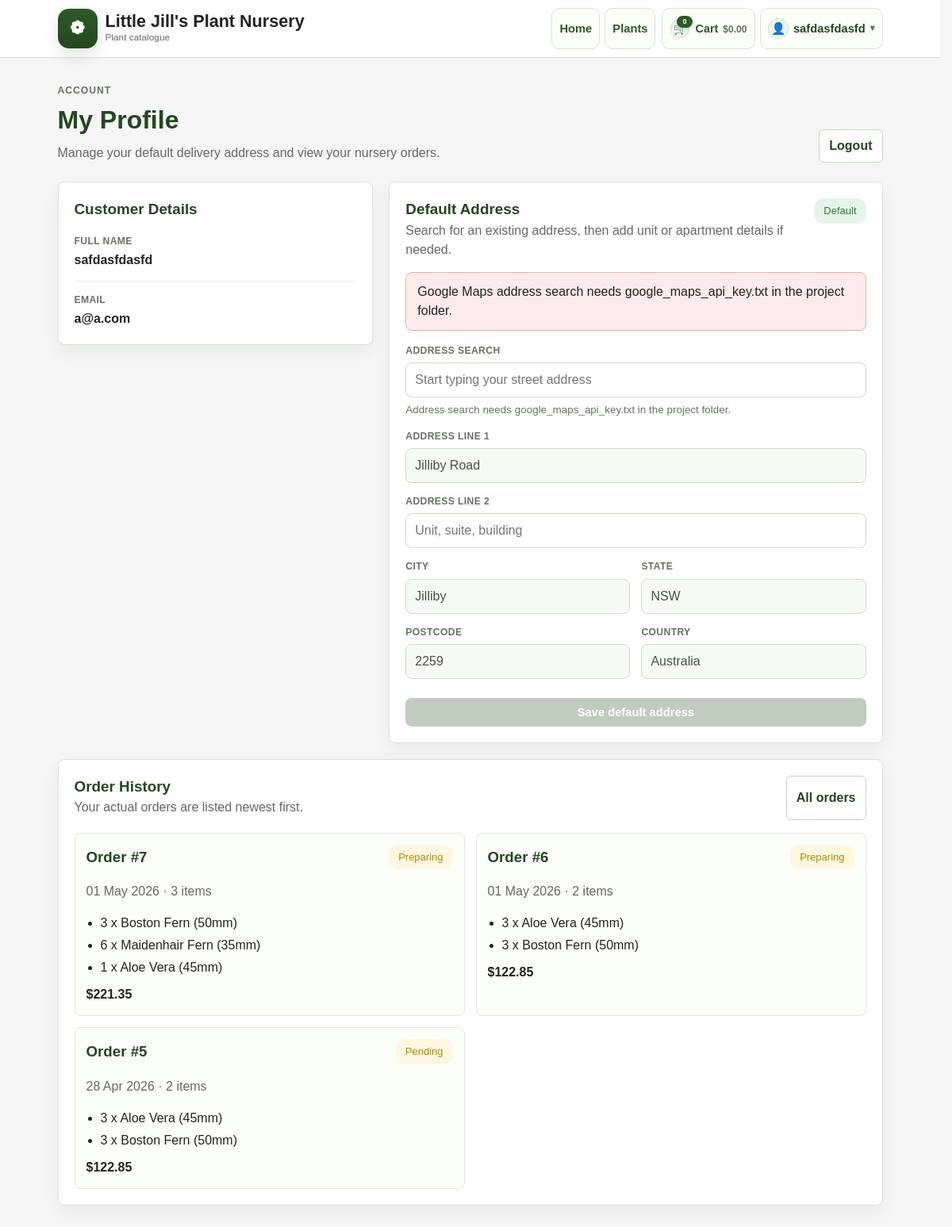
Screenshot of /profile (signed in) with the database file from the repository.
### models.py (models this page shows, shortened)
class User(db.Model, UserMixin):
    id: Mapped[int] = mapped_column(Integer, primary_key=True, autoincrement=True)
    email: Mapped[str] = mapped_column(String(120), unique=True, nullable=False)
    full_name: Mapped[str] = mapped_column(String(100), nullable=False)
    password_hash: Mapped[str] = mapped_column(String(255), nullable=False)
    is_staff: Mapped[bool] = mapped_column(Boolean, default=False)
    carts: Mapped[list["Cart"]] = relationship(back_populates="user")
    orders: Mapped[list["Order"]] = relationship(back_populates="user")
    address: Mapped[Optional["UserAddress"]] = relationship(
        back_populates="user",
        cascade="all, delete-orphan",
        uselist=False,
    )
    wishlist: Mapped[list["Wishlist"]] = relationship(back_populates="user")

class UserAddress(db.Model):
    id: Mapped[int] = mapped_column(primary_key=True)
    user_id: Mapped[int] = mapped_column(ForeignKey("user.id"), nullable=False, unique=True, index=True)
    line1: Mapped[str] = mapped_column(String(255), nullable=False)
    line2: Mapped[Optional[str]] = mapped_column(String(255))
    city: Mapped[str] = mapped_column(String(120), nullable=False)
    state: Mapped[str] = mapped_column(String(120), nullable=False)
    postal_code: Mapped[str] = mapped_column(String(20), nullable=False)
    country: Mapped[str] = mapped_column(String(120), nullable=False)
    formatted_address: Mapped[str] = mapped_column(String(500), nullable=False)
    google_place_id: Mapped[str] = mapped_column(String(255), nullable=False)
    latitude: Mapped[Optional[float]] = mapped_column(Float)
    longitude: Mapped[Optional[float]] = mapped_column(Float)
    is_default: Mapped[bool] = mapped_column(Boolean, default=True, nullable=False)
    created_at: Mapped[datetime] = mapped_column(DateTime, default=datetime.utcnow, nullable=False)
    updated_at: Mapped[datetime] = mapped_column(
        DateTime,
        default=datetime.utcnow,
        onupdate=datetime.utcnow,
        nullable=False,
    )
    user: Mapped["User"] = relationship(back_populates="address")

class Order(db.Model):
    id: Mapped[int] = mapped_column(primary_key=True)
    user_id: Mapped[int] = mapped_column(ForeignKey("user.id"), nullable=False, index=True)
    cart_id: Mapped[int] = mapped_column(ForeignKey("cart.id"), nullable=False, index=True)
    status: Mapped[str] = mapped_column(String(30), default="pending", nullable=False, index=True)
    subtotal_amount: Mapped[Decimal] = mapped_column(Numeric(10, 2), default=Decimal("0.00"), nullable=False)
    delivery_fee: Mapped[Decimal] = mapped_column(Numeric(10, 2), default=Decimal("0.00"), nullable=False)
    total_amount: Mapped[Decimal] = mapped_column(Numeric(10, 2), default=Decimal("0.00"), nullable=False)
    delivery_method: Mapped[Optional[str]] = mapped_column(String(30))
    delivery_distance_km: Mapped[Optional[Decimal]] = mapped_column(Numeric(8, 2))
    delivery_line1: Mapped[Optional[str]] = mapped_column(String(255))
    delivery_line2: Mapped[Optional[str]] = mapped_column(String(255))
    delivery_city: Mapped[Optional[str]] = mapped_column(String(120))
    delivery_state: Mapped[Optional[str]] = mapped_column(String(120))
    delivery_postal_code: Mapped[Optional[str]] = mapped_column(String(20))
    delivery_country: Mapped[Optional[str]] = mapped_column(String(120))
    delivery_formatted_address: Mapped[Optional[str]] = mapped_column(String(500))
    delivery_google_place_id: Mapped[Optional[str]] = mapped_column(String(255))
    delivery_latitude: Mapped[Optional[float]] = mapped_column(Float)
    delivery_longitude: Mapped[Optional[float]] = mapped_column(Float)
    stripe_checkout_session_id: Mapped[Optional[str]] = mapped_column(String(255))
    stripe_payment_intent_id: Mapped[Optional[str]] = mapped_column(String(255))
    payment_status: Mapped[Optional[str]] = mapped_column(String(50))
    created_at: Mapped[datetime] = mapped_column(DateTime, default=datetime.utcnow, nullable=False)
    updated_at: Mapped[datetime] = mapped_column(
        DateTime,
        default=datetime.utcnow,
        onupdate=datetime.utcnow,
        nullable=False,
    )
    user: Mapped["User"] = relationship(back_populates="orders")
    cart: Mapped["Cart"] = relationship(back_populates="orders")
    items: Mapped[list["OrderItem"]] = relationship(
        back_populates="order",
        cascade="all, delete-orphan",
        order_by="OrderItem.created_at",
    )

class OrderItem(db.Model):
    id: Mapped[int] = mapped_column(primary_key=True)
    order_id: Mapped[int] = mapped_column(ForeignKey("order.id"), nullable=False, index=True)
    plant_id: Mapped[int] = mapped_column(ForeignKey("plant.id"), nullable=False, index=True)
    pot_id: Mapped[Optional[int]] = mapped_column(ForeignKey("pot.id"), nullable=True, index=True)
    quantity: Mapped[int] = mapped_column(Integer, default=1, nullable=False)
    unit_price_snapshot: Mapped[Decimal] = mapped_column(Numeric(10, 2), nullable=False)
    plant_name_snapshot: Mapped[str] = mapped_column(String(100), nullable=False)
    pot_size_snapshot: Mapped[Optional[int]] = mapped_column(Integer)
    image_snapshot: Mapped[Optional[str]] = mapped_column(String(255))
    created_at: Mapped[datetime] = mapped_column(DateTime, default=datetime.utcnow, nullable=False)
    updated_at: Mapped[datetime] = mapped_column(
        DateTime,
        default=datetime.utcnow,
        onupdate=datetime.utcnow,
        nullable=False,
    )
    order: Mapped["Order"] = relationship(back_populates="items")
    pot: Mapped[Optional["Pot"]] = relationship()

### app.py (the view, shortened to what this page needs)
@app.route("/profile", methods=["GET", "POST"])
@login_required
def profile():
    user_orders = (
        Order.query.filter_by(user_id=current_user.id)
        .order_by(Order.created_at.desc())
        .all()
    )
    return render_template(
        'profile.html',
        user=current_user,
        address=current_user.address,
        orders=user_orders,
        google_maps_api_key=app.config.get("GOOGLE_MAPS_API_KEY"),
    )

### app.py (called while the page is built)
@login_manager.user_loader
def load_user(user_id):
    return User.query.get(int(user_id))

def get_active_cart(user):
    return (
        Cart.query.filter_by(user_id=user.id, status="active")
        .order_by(Cart.updated_at.desc(), Cart.id.desc())
        .first()
    )

def get_header_cart_summary():
    if not current_user.is_authenticated:
        return {
            "header_cart_item_count": 0,
            "header_cart_total": Decimal("0.00"),
        }
    cart = get_active_cart(current_user)
    if cart is None:
        return {
            "header_cart_item_count": 0,
            "header_cart_total": Decimal("0.00"),
        }
    summary = build_cart_summary(cart)
    return {
        "header_cart_item_count": summary["item_count"],
        "header_cart_total": summary["total"],
    }

@app.context_processor
def inject_header_cart_summary():
    return get_header_cart_summary()

### templates/profile.html (shortened to what this page needs)
<!DOCTYPE html>
<html lang="en">
    <head>
    <link rel="stylesheet" href="{{ url_for('static', filename='styles.css') }}">
    </head>
    <body>
        {% include '_header.html' %}
    <main class="container profile-page">
        <section class="profile-hero">
            <div>
                <p class="eyebrow">Account</p>
                <h1>My Profile</h1>
                <p class="muted">Manage your default delivery address and view your nursery orders.</p>
            </div>
            <form action="{{ url_for('logout') }}" method="post">
                <button type="submit" class="button-secondary profile-logout">Logout</button>
            </form>
        </section>
        <div class="profile-layout">
            <section class="card profile-panel">
                <div class="section-heading">
                    <h2>Customer Details</h2>
                </div>
                <dl class="profile-details">
                    <div>
                        <dt>Full name</dt>
                        <dd>{{ user.full_name }}</dd>
                    </div>
                    <div>
                        <dt>Email</dt>
                        <dd>{{ user.email }}</dd>
                    </div>
                </dl>
            </section>
            <section class="card profile-panel profile-panel--address">
                <div class="section-heading">
                    <div>
                        <h2>Default Address</h2>
                        <p class="muted">Search for an existing address, then add unit or apartment details if needed.</p>
                    </div>
                    {% if address %}
                        <span class="status delivered">Default</span>
                    {% endif %}
                </div>
                {% if not google_maps_api_key %}
                    <p class="flash flash-error">Google Maps address search needs google_maps_api_key.txt in the project folder.</p>
                {% endif %}
                <form class="address-form" method="post" action="{{ url_for('profile') }}">
                    <div class="form-field form-field--wide">
                        <label for="address-search">Address search</label>
                        <input
                            id="address-search"
                            type="text"
                            name="address_search"
                            placeholder="Start typing your street address"
                            autocomplete="off"
                        >
                        <p id="address-search-message" class="address-form__message" aria-live="polite">
                            {% if not google_maps_api_key %}Address search needs google_maps_api_key.txt in the project folder.{% endif %}
                        </p>
                    </div>
                    <div class="form-field form-field--wide">
                        <label for="line1">Address line 1</label>
                        <input id="line1" name="line1" value="{{ address.line1 if address else '' }}" readonly required>
                    </div>
                    <div class="form-field form-field--wide">
                        <label for="line2">Address line 2</label>
                        <input id="line2" name="line2" value="{{ address.line2 if address and address.line2 else '' }}" placeholder="Unit, suite, building">
                    </div>
                    <div class="form-field">
                        <label for="city">City</label>
                        <input id="city" name="city" value="{{ address.city if address else '' }}" readonly required>
                    </div>
                    <div class="form-field">
                        <label for="state">State</label>
                        <input id="state" name="state" value="{{ address.state if address else '' }}" readonly required>
                    </div>
                    <div class="form-field">
                        <label for="postal-code">Postcode</label>
                        <input id="postal-code" name="postal_code" value="{{ address.postal_code if address else '' }}" readonly required>
                    </div>
                    <div class="form-field">
                        <label for="country">Country</label>
                        <input id="country" name="country" value="{{ address.country if address else '' }}" readonly required>
                    </div>
                    <button id="address-submit" class="button-link address-form__submit" type="submit" {% if not google_maps_api_key %}disabled{% endif %}>
                        Save default address
                    </button>
                </form>
            </section>
        </div>
        <section class="card profile-panel profile-orders">
            <div class="section-heading">
                <div>
                    <h2>Order History</h2>
                    <p class="muted">Your actual orders are listed newest first.</p>
                </div>
                <a class="button-secondary profile-orders__link" href="{{ url_for('orders') }}">All orders</a>
            </div>
            {% if orders %}
                <div class="profile-order-list">
                    {% for order in orders[:4] %}
                        <article class="profile-order">
                            <div class="profile-order__summary">
                                <h3>Order #{{ order.id }}</h3>
                                <span class="status {{ 'delivered' if order.status == 'completed' else 'cancelled' if order.status == 'cancelled' else 'pending' }}">{{ order.status|title }}</span>
                            </div>
                            <p class="muted">{{ order.created_at.strftime('%d %b %Y') }} &middot; {{ order.items|length }} item{% if order.items|length != 1 %}s{% endif %}</p>
                            <ul class="compact-list">
                                {% for item in order.items %}
                                    <li>{{ item.quantity }} x {{ item.plant_name_snapshot }}{% if item.pot_size_snapshot %} ({{ item.pot_size_snapshot }}mm){% endif %}</li>
                                {% endfor %}
                            </ul>
                            <strong>${{ '%.2f'|format(order.total_amount) }}</strong>
                        </article>
                    {% endfor %}
                </div>
            {% else %}
                <p class="muted">No orders yet.</p>
            {% endif %}
        </section>
    </main>
</body>
</html>

### templates/_header.html (shortened to what this page needs)
<header class="site-header">
    <div class="site-header__inner">
        <a class="brand" href="{{ url_for('home') }}">
            <span class="brand-mark" aria-hidden="true">
                <span class="icon-glyph icon-glyph--brand">❁</span>
            </span>
            <span class="brand-text">
                <span class="brand-name">Little Jill's Plant Nursery</span>
                <small>Plant catalogue</small>
            </span>
        </a>
        <div class="header-actions">
            <nav class="site-nav site-nav--primary">
                <a class="nav-button" href="{{ url_for('home') }}">
                    <span>Home</span>
                </a>
                <a class="nav-button" href="{{ url_for('plants_index') }}">
                    <span>Plants</span>
                </a>
            </nav>
            <nav class="site-nav site-nav--utility">
                <a class="nav-button nav-button--cart" href="{{ url_for('cart') }}">
                    <span class="nav-icon-chip nav-icon-chip--cart" aria-hidden="true">
                        <span class="nav-icon-chip__emoji">🛒</span>
                        <span class="nav-icon-chip__badge">{{ header_cart_item_count }}</span>
                    </span>
                    <span class="nav-button__content">
                        <span class="nav-button__title">Cart</span>
                        <span class="nav-button__subtitle">${{ '%.2f'|format(header_cart_total) }}</span>
                    </span>
                </a>
                {% if current_user.is_authenticated %}
                <details class="account-menu">
                    <summary class="nav-button account-menu__summary">
                        <span class="nav-icon-chip" aria-hidden="true">👤</span>
                        <span>{{ current_user.full_name }}</span>
                        <span class="account-menu__caret" aria-hidden="true">▾</span>
                    </summary>
                </details>
                {% else %}
                <a class="nav-button nav-button--icon" href="{{ url_for('login') }}">
                    <span class="nav-icon-chip" aria-hidden="true">⇥</span>
                    <span>Login</span>
                </a>
                {% endif %}
            </nav>
        </div>
    </div>
</header>

### rows the page displays
User: full_name "safdasfdasfd", email "a@a.com"
UserAddress: line1 "Jilliby Road", city "Jilliby", state "NSW", postal_code "2259", country "Australia"
Order: id "7", status "Preparing", created_at "01 May 2026", items|length "3", total_amount "221.35"
OrderItem: quantity "3", plant_name_snapshot "Boston Fern", pot_size_snapshot "50"
OrderItem: quantity "6", plant_name_snapshot "Maidenhair Fern", pot_size_snapshot "35"
OrderItem: quantity "1", plant_name_snapshot "Aloe Vera", pot_size_snapshot "45"
Order: id "6", status "Preparing", created_at "01 May 2026", items|length "2", total_amount "122.85"
OrderItem: quantity "3", plant_name_snapshot "Aloe Vera", pot_size_snapshot "45"
OrderItem: quantity "3", plant_name_snapshot "Boston Fern", pot_size_snapshot "50"
Order: id "5", status "Pending", created_at "28 Apr 2026", items|length "2", total_amount "122.85"
OrderItem: quantity "3", plant_name_snapshot "Aloe Vera", pot_size_snapshot "45"
OrderItem: quantity "3", plant_name_snapshot "Boston Fern", pot_size_snapshot "50"

### other values shown
{{ header_cart_item_count }} "0"
{{ '%.2f'|format(header_cart_total) }} "0.00"
